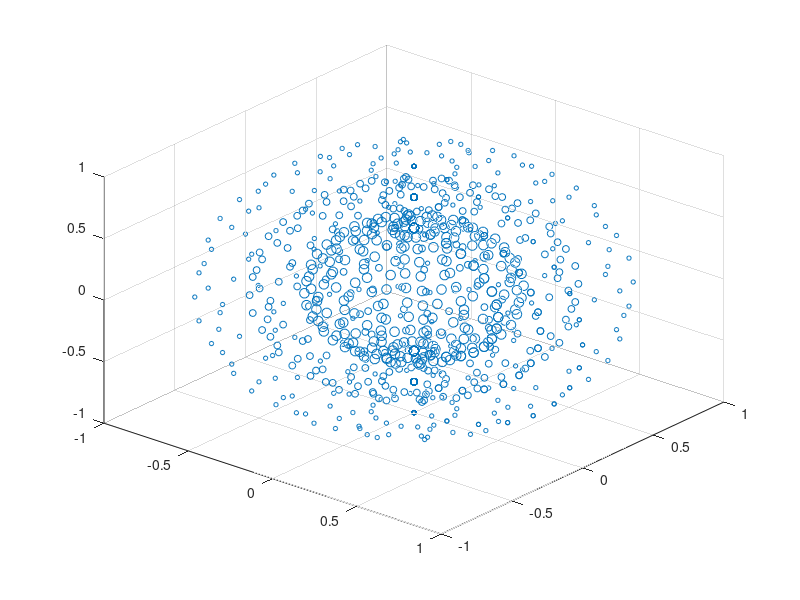

The MATLAB source for this figure:
[X,Y,Z] = sphere(16);
x = [0.5*X(:); 0.75*X(:); X(:)];
y = [0.5*Y(:); 0.75*Y(:); Y(:)];
z = [0.5*Z(:); 0.75*Z(:); Z(:)];

S = repmat([50,25,10],numel(X),1);
C = repmat([1,2,3],numel(X),1);
s = S(:);
c = C(:);

figure
scatter3(x,y,z,s)
view(40,35)